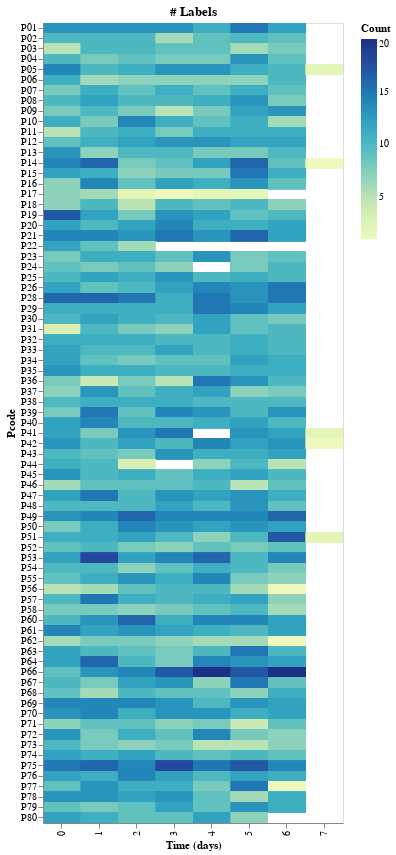

Here is the notebook cell this chart was saved with:
### Code cell
chart

### Figure 1 — Vega-Lite specification as saved in the notebook (floating-point values rounded to 4 significant figures; data arrays with more than 128 entries replaced by an {"elided": "..."} marker saying what was removed)
{"config": {"view": {"continuousWidth": 400, "continuousHeight": 300}}, "data": {"name": "data-5f9e5f9ba525a2339effb6f1e89718b5"}, "mark": "rect", "encoding": {"color": {"field": "timestamp", "title": "Count", "type": "quantitative"}, "x": {"field": "day", "title": "Time (days)", "type": "ordinal"}, "y": {"field": "pcode", "title": "Pcode", "type": "ordinal"}}, "height": 800, "selection": {"selector001": {"type": "single", "fields": ["type"], "bind": {"input": "select", "options": ["responseTime", "scheduledTime", "valence", "arousal", "attention", "stress", "duration", "disturbance", "change"], "name": "Data Type: "}}}, "title": "# Labels", "transform": [{"filter": {"selection": "selector001"}}], "width": 300, "$schema": "https://vega.github.io/schema/vega-lite/v4.17.0.json", "datasets": {"data-5f9e5f9ba525a2339effb6f1e89718b5": {"elided": "4815 records"}}}
